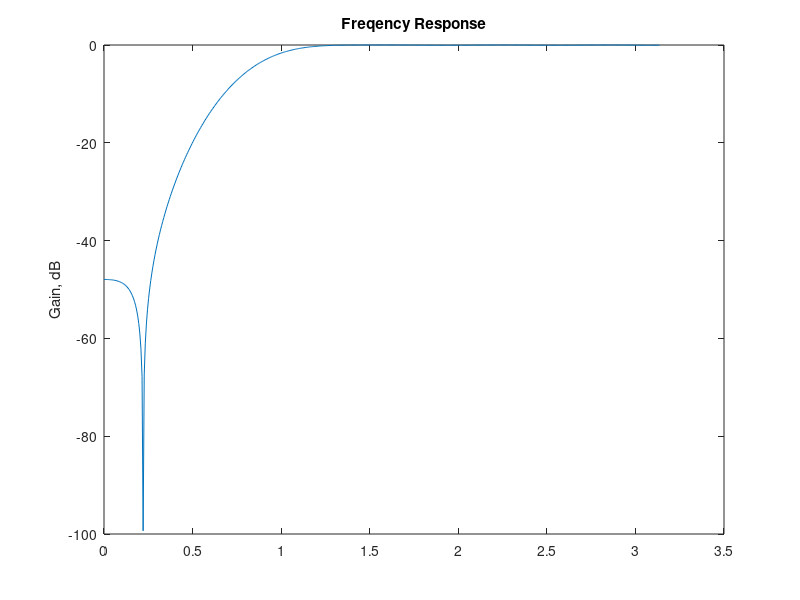
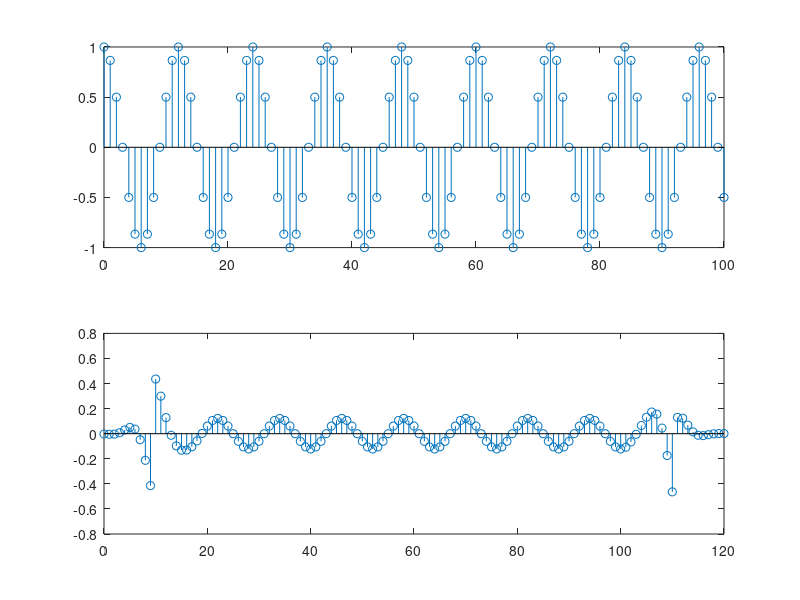
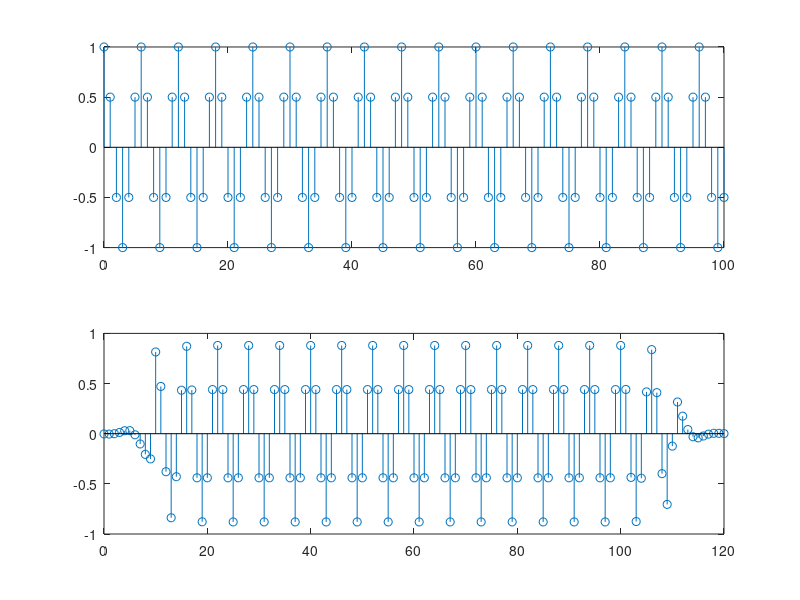

MATLAB code for these plots, in order:
clear all

wc=pi/4;
M= 10; %order
n=(-M:1:M);
imp=sinc(n)-wc/pi*sinc(wc*n/pi);
w=hamming(2*M+1);
hw=imp.*w';
[ham, n] = freqz(hw,1);
plot(n,-20*log10(max(abs(ham))./abs(ham)));
title('Freqency Response'); ylabel('Gain, dB');
%determine outputof HPF with x(n)= cos(pi/6n);
n=(0:100);
inp2=cos(pi*n/6);
xhw=conv(inp2,hw);
figure, subplot(2,1,1), stem(n, inp2);
subplot(2,1,2), stem(0:length(xhw)-1, xhw);
%determine with cos(pin/3)
inp3=cos(pi*n/3);
x2hw=conv(inp3,hw);
figure, subplot(2,1,1), stem(n, inp3);
subplot(2,1,2), stem(0:length(xhw)-1, x2hw);

